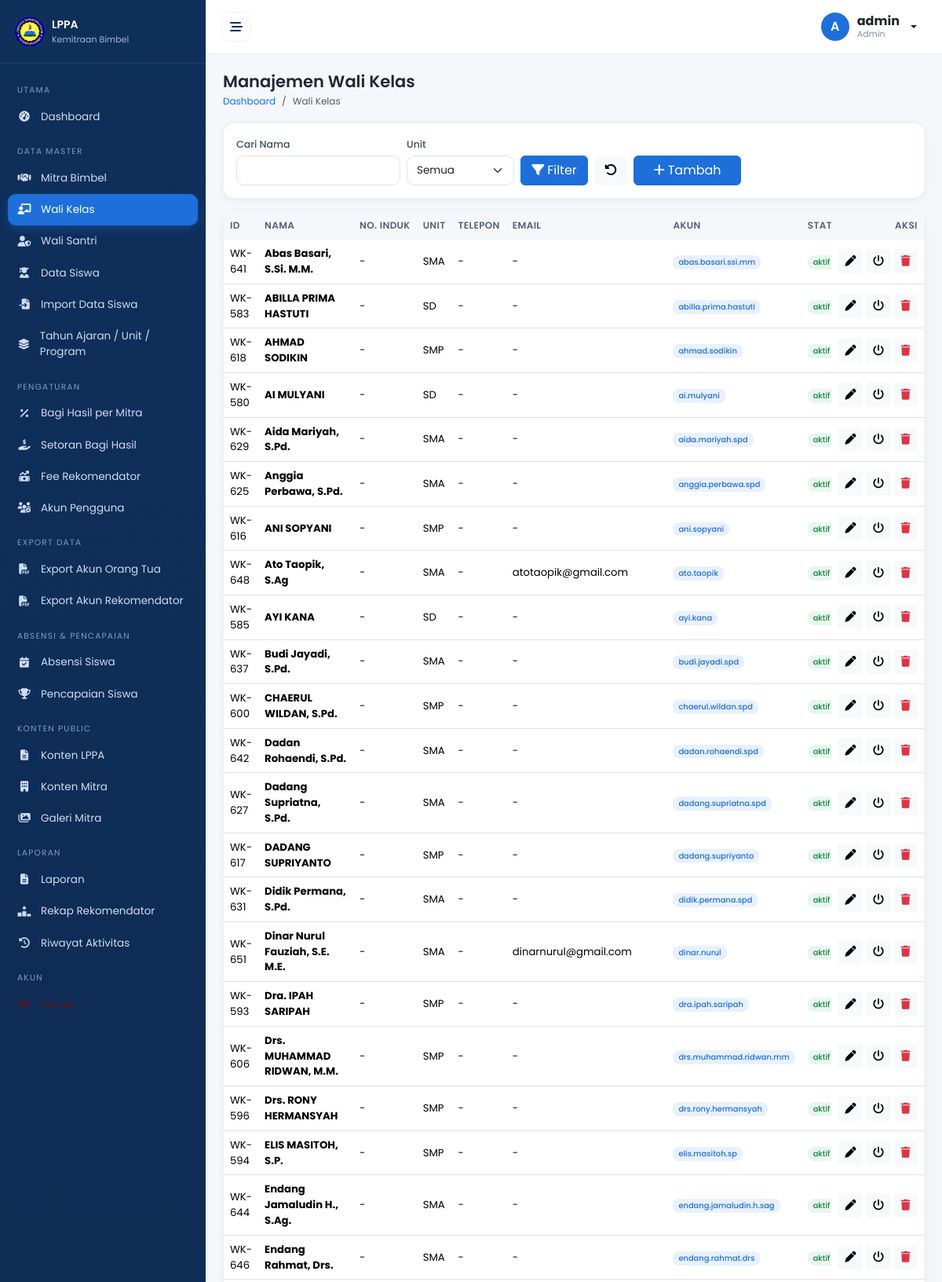
/admin/wali_kelas.php (signed in, upper part), run on the app's committed database.
### tables this page shows
CREATE TABLE `recommenders` (
  `id` int(11) NOT NULL,
  `user_id` int(11) DEFAULT NULL,
  `nama` varchar(120) NOT NULL,
  `nomor_induk` varchar(50) DEFAULT NULL,
  `unit_id` int(11) DEFAULT NULL,
  `jenis` enum('wali_kelas','wali_santri') NOT NULL,
  `telepon` varchar(30) DEFAULT NULL,
  `email` varchar(120) DEFAULT NULL,
  `status` enum('aktif','nonaktif') NOT NULL DEFAULT 'aktif',
  `created_at` timestamp NOT NULL DEFAULT current_timestamp()
);

CREATE TABLE `units` (
  `id` int(11) NOT NULL,
  `nama_unit` varchar(100) NOT NULL,
  `status` enum('aktif','nonaktif') NOT NULL DEFAULT 'aktif'
);

CREATE TABLE `users` (
  `id` int(11) NOT NULL,
  `nama` varchar(120) NOT NULL,
  `username` varchar(60) NOT NULL,
  `email` varchar(120) DEFAULT NULL,
  `password` varchar(255) NOT NULL,
  `role` enum('admin','mitra','wali_kelas','wali_santri','orang_tua','direksi') NOT NULL DEFAULT 'admin',
  `status` enum('aktif','nonaktif') NOT NULL DEFAULT 'aktif',
  `created_at` timestamp NOT NULL DEFAULT current_timestamp(),
  `updated_at` timestamp NOT NULL DEFAULT current_timestamp() ON UPDATE current_timestamp()
);

### config/database.php (called while the page is built, shortened)
<?php
function db(): PDO {
    static $pdo = null;
    if ($pdo === null) {
        $dsn = 'mysql:host=' . DB_HOST . ';dbname=' . DB_NAME . ';charset=' . DB_CHARSET;
        try {
            $pdo = new PDO($dsn, DB_USER, DB_PASS, [
                PDO::ATTR_ERRMODE            => PDO::ERRMODE_EXCEPTION,
                PDO::ATTR_DEFAULT_FETCH_MODE => PDO::FETCH_ASSOC,
                PDO::ATTR_EMULATE_PREPARES   => false,
            ]);
        } catch (PDOException $e) {
            die('Koneksi database gagal: ' . htmlspecialchars($e->getMessage()));
        }
    }
    return $pdo;
}

### admin/wali_kelas.php (the view, shortened to what this page needs)
<?php
$q = trim($_GET['q'] ?? ''); $fu = $_GET['unit_id'] ?? '';
$w = ['r.jenis=?']; $p = ['wali_kelas'];
$st = db()->prepare('SELECT r.*, u.nama_unit, us.username, us.email AS user_email, us.id AS uid FROM recommenders r
   LEFT JOIN units u ON u.id=r.unit_id LEFT JOIN users us ON us.id=r.user_id
   WHERE ' . implode(' AND ', $w) . ' ORDER BY r.nama');
$st->execute($p); $list = $st->fetchAll();
$units = db()->query("SELECT id, nama_unit AS nama FROM units WHERE nama_unit IN ('SD','SMP','SMA') AND status='aktif' ORDER BY nama_unit")->fetchAll();
include __DIR__ . '/../includes/header.php';
?>
<form class="card mb-3" method="get" data-noload><div class="card-body row g-2 align-items-end">
  <div class="col-md-3"><label class="form-label">Cari Nama</label><input name="q" class="form-control" value="<?= e($q) ?>"></div>
  <div class="col-md-2"><label class="form-label">Unit</label><select name="unit_id" class="form-select"><?= select_options($units, $fu, 'Semua') ?></select></div>
  <div class="col-md-2 d-flex gap-2"><button class="btn btn-primary w-100"><i class="fa-solid fa-filter me-1"></i>Filter</button>
    <a href="wali_kelas" class="btn btn-light"><i class="fa-solid fa-rotate-left"></i></a></div>
  <div class="col-md-2"><a href="?aksi=tambah" class="btn btn-primary w-100"><i class="fa-solid fa-plus me-1"></i>Tambah</a></div>
</div></form>
<div class="card"><div class="card-body p-0"><div class="table-responsive-wrapper mobile-table-wrapper">
<table class="table table-hover align-middle"><thead><tr>
<th>ID</th><th>Nama</th><th>No. Induk</th><th>Unit</th><th>Telepon</th><th>Email</th><th>Akun</th><th>Status</th><th class="text-end">Aksi</th>
</tr></thead><tbody>
<?php foreach ($list as $r): ?>
<tr>
  <td>WK-<?= str_pad((string)$r['id'], 3, '0', STR_PAD_LEFT) ?></td>
  <td><strong><?= e($r['nama']) ?></strong></td>
  <td><?= e($r['nomor_induk'] ?: '-') ?></td>
  <td><?= e($r['nama_unit'] ?: '-') ?></td>
  <td><?= e($r['telepon'] ?: '-') ?></td>
  <td><?= e($r['email'] ?: '-') ?></td>
  <td><?php if ($r['username']): ?><span class="badge bg-primary-soft"><?= e($r['username']) ?></span>
      <?php else: ?><button class="btn btn-sm btn-light" data-bs-toggle="modal" data-bs-target="#akun<?= (int)$r['id'] ?>"><i class="fa-solid fa-user-plus me-1"></i>Buat Akun</button><?php endif; ?></td>
  <td><?= badge_status($r['status']) ?></td>
  <td class="text-end text-nowrap">
    <a class="btn btn-sm btn-light" href="?aksi=edit&id=<?= (int)$r['id'] ?>" title="Edit"><i class="fa-solid fa-pen"></i></a>
    <a class="btn btn-sm btn-light" href="?aksi=toggle&id=<?= (int)$r['id'] ?>" title="Aktif/Nonaktif"><i class="fa-solid fa-power-off"></i></a>
    <a class="btn btn-sm btn-light text-danger" href="?aksi=hapus&id=<?= (int)$r['id'] ?>" data-confirm="Hapus Wali Kelas <?= e($r['nama']) ?>?"><i class="fa-solid fa-trash"></i></a>
  </td>
</tr>
<?php endforeach; ?>
</tbody></table></div></div></div>
<?php foreach ($list as $r): ?>
<?php if (!$r['username']): ?>
</div>
<?php endif; ?>
<?php endforeach; ?>
</tbody></table></div></div></div>
<?php include __DIR__ . '/../includes/footer.php'; ?>

### includes/functions.php (shortened to what this page needs)
<?php
function e($v): string { return htmlspecialchars((string)$v, ENT_QUOTES, 'UTF-8'); }
function badge_status(string $s): string {
    $key = strtolower($s);
    $map = ['lunas' => 'success', 'angsuran' => 'warning', 'aktif' => 'success', 'nonaktif' => 'danger'];
    $cls = $map[$key] ?? 'secondary';
    $txt = isset(STATUS_LIST[$key]) ? STATUS_LIST[$key] : $s;
    return '<span class="badge bg-' . $cls . '-soft">' . e($txt) . '</span>';
}
function select_options(array $rows, $selected, string $placeholder = '-- Pilih --'): string {
    $h = '<option value="">' . e($placeholder) . '</option>';
    foreach ($rows as $r) {
        $sel = ((string)$selected === (string)$r['id']) ? ' selected' : '';
        $h .= '<option value="' . e($r['id']) . '"' . $sel . '>' . e($r['nama']) . '</option>';
    }
    return $h;
}

### assets/css/style.css (style rules this page uses)
:root { --navy:#0f2f5b; --navy-700:#14406f; --blue:#1e6fd9; --blue-100:#e8f1fd; --gray-50:#f5f7fa; --gray-100:#eef1f6; --gray-400:#8a93a5; --text:#1f2734; --green:#16a34a; --amber:#d97706; --red:#dc2626; --radius:14px; --shadow:0 2px 10px rgba(15,47,91,.07); --sidebar-w:262px; }
* { box-sizing:border-box }
html,body { overflow-x:hidden }
body { margin:0;font-family:'Poppins',system-ui,sans-serif;background:var(--gray-50);color:var(--text);font-size:14px }
a { text-decoration:none }
.card { border:1px solid var(--gray-100);border-radius:var(--radius);box-shadow:var(--shadow) }
.table { font-size:13.2px;margin:0 }
.table>thead th { background:var(--gray-50);color:#54607a;font-weight:600;font-size:12px;text-transform:uppercase;letter-spacing:.03em;white-space:nowrap;border-bottom:1px solid var(--gray-100) }
.table>tbody td { vertical-align:middle }
.badge { font-weight:500;padding:.4em .7em;border-radius:8px }
.bg-success-soft { background:#e7f7ee;color:#15803d }
.bg-primary-soft { background:var(--blue-100);color:var(--blue) }
.btn-primary { background:var(--blue);border-color:var(--blue) }
.form-label { font-size:12.5px;font-weight:500;color:#3f4a5f;margin-bottom:4px }
.form-control,.form-select { border-radius:10px;border-color:#dde3ec;font-size:13.5px;padding:.5rem .75rem }
.table-responsive-wrapper { overflow-x:auto;-webkit-overflow-scrolling:touch;-ms-overflow-style:-ms-autohiding-scrollbar;max-width:100% }
.mobile-table-wrapper { padding-bottom:4px }
.table-responsive-wrapper>.table:not(.table-striped)>thead>tr>th:last-of-type, .table-responsive-wrapper>.table:not(.table-striped)>tbody>tr>td:last-of-type, .table-responsive-wrapper>.table:not(.table-striped)>tfoot>tr>th:last-of-type, .table-responsive-wrapper>.table:not(.table-striped)>tfoot>tr>td:last-of-type { position:sticky;right:0;z-index:2 }
.table-responsive-wrapper>.table:not(.table-striped)>thead>tr>th:last-of-type { background:var(--gray-50) }
.table-responsive-wrapper>.table:not(.table-striped)>tbody>tr>td:last-of-type, .table-responsive-wrapper>.table:not(.table-striped)>tfoot>tr>td:last-of-type { background:#fff;box-shadow:-8px 0 10px -6px rgba(15,47,91,.18) }
.table-responsive-wrapper>.table:not(.table-striped)>thead>tr>th:last-of-type, .table-responsive-wrapper>.table:not(.table-striped)>tfoot>tr>th:last-of-type { box-shadow:-8px 0 10px -6px rgba(15,47,91,.12) }

### data on the page
recommenders: id "641", nama "Abas Basari, S.Si. M.M.", nomor_induk "-", unit.nama_unit "SMA", telepon "-", email "-", user.username "abas.basari.ssi.mm", status "aktif"
recommenders: id "583", nama "ABILLA PRIMA HASTUTI", nomor_induk "-", unit.nama_unit "SD", telepon "-", email "-", user.username "abilla.prima.hastuti", status "aktif"
recommenders: id "618", nama "AHMAD SODIKIN", nomor_induk "-", unit.nama_unit "SMP", telepon "-", email "-", user.username "ahmad.sodikin", status "aktif"
recommenders: id "580", nama "AI MULYANI", nomor_induk "-", unit.nama_unit "SD", telepon "-", email "-", user.username "ai.mulyani", status "aktif"
recommenders: id "629", nama "Aida Mariyah, S.Pd.", nomor_induk "-", unit.nama_unit "SMA", telepon "-", email "-", user.username "aida.mariyah.spd", status "aktif"
recommenders: id "625", nama "Anggia Perbawa, S.Pd.", nomor_induk "-", unit.nama_unit "SMA", telepon "-", email "-", user.username "anggia.perbawa.spd", status "aktif"
recommenders: id "616", nama "ANI SOPYANI", nomor_induk "-", unit.nama_unit "SMP", telepon "-", email "-", user.username "ani.sopyani", status "aktif"
recommenders: id "648", nama "Ato Taopik, S.Ag", nomor_induk "-", unit.nama_unit "SMA", telepon "-", email "atotaopik@gmail.com", user.username "ato.taopik", status "aktif"
recommenders: id "585", nama "AYI KANA", nomor_induk "-", unit.nama_unit "SD", telepon "-", email "-", user.username "ayi.kana", status "aktif"
recommenders: id "637", nama "Budi Jayadi, S.Pd.", nomor_induk "-", unit.nama_unit "SMA", telepon "-", email "-", user.username "budi.jayadi.spd", status "aktif"
recommenders: id "600", nama "CHAERUL WILDAN, S.Pd.", nomor_induk "-", unit.nama_unit "SMP", telepon "-", email "-", user.username "chaerul.wildan.spd", status "aktif"
recommenders: id "642", nama "Dadan Rohaendi, S.Pd.", nomor_induk "-", unit.nama_unit "SMA", telepon "-", email "-", user.username "dadan.rohaendi.spd", status "aktif"
recommenders: id "627", nama "Dadang Supriatna, S.Pd.", nomor_induk "-", unit.nama_unit "SMA", telepon "-", email "-", user.username "dadang.supriatna.spd", status "aktif"
recommenders: id "617", nama "DADANG SUPRIYANTO", nomor_induk "-", unit.nama_unit "SMP", telepon "-", email "-", user.username "dadang.supriyanto", status "aktif"
recommenders: id "631", nama "Didik Permana, S.Pd.", nomor_induk "-", unit.nama_unit "SMA", telepon "-", email "-", user.username "didik.permana.spd", status "aktif"
recommenders: id "651", nama "Dinar Nurul Fauziah, S.E. M.E.", nomor_induk "-", unit.nama_unit "SMA", telepon "-", email "dinarnurul@gmail.com", user.username "dinar.nurul", status "aktif"
recommenders: id "593", nama "Dra. IPAH SARIPAH", nomor_induk "-", unit.nama_unit "SMP", telepon "-", email "-", user.username "dra.ipah.saripah", status "aktif"
recommenders: id "606", nama "Drs. MUHAMMAD RIDWAN, M.M.", nomor_induk "-", unit.nama_unit "SMP", telepon "-", email "-", user.username "drs.muhammad.ridwan.mm", status "aktif"
recommenders: id "596", nama "Drs. RONY HERMANSYAH", nomor_induk "-", unit.nama_unit "SMP", telepon "-", email "-", user.username "drs.rony.hermansyah", status "aktif"
recommenders: id "594", nama "ELIS MASITOH, S.P.", nomor_induk "-", unit.nama_unit "SMP", telepon "-", email "-", user.username "elis.masitoh.sp", status "aktif"
recommenders: id "644", nama "Endang Jamaludin H., S.Ag.", nomor_induk "-", unit.nama_unit "SMA", telepon "-", email "-", user.username "endang.jamaludin.h.sag", status "aktif"
recommenders: id "646", nama "Endang Rahmat, Drs.", nomor_induk "-", unit.nama_unit "SMA", telepon "-", email "-", user.username "endang.rahmat.drs", status "aktif"

### other printed values
substr(user()['nama'] ?? 'U', 0, 1) "A"
user()['nama'] "admin"
str_replace('_', ' ', ucfirst(role())) "Admin"
$PAGE_TITLE "Manajemen Wali Kelas"
$b['label'] "Dashboard"
$b['label'] "Wali Kelas"
form field unit_id "Semua"
